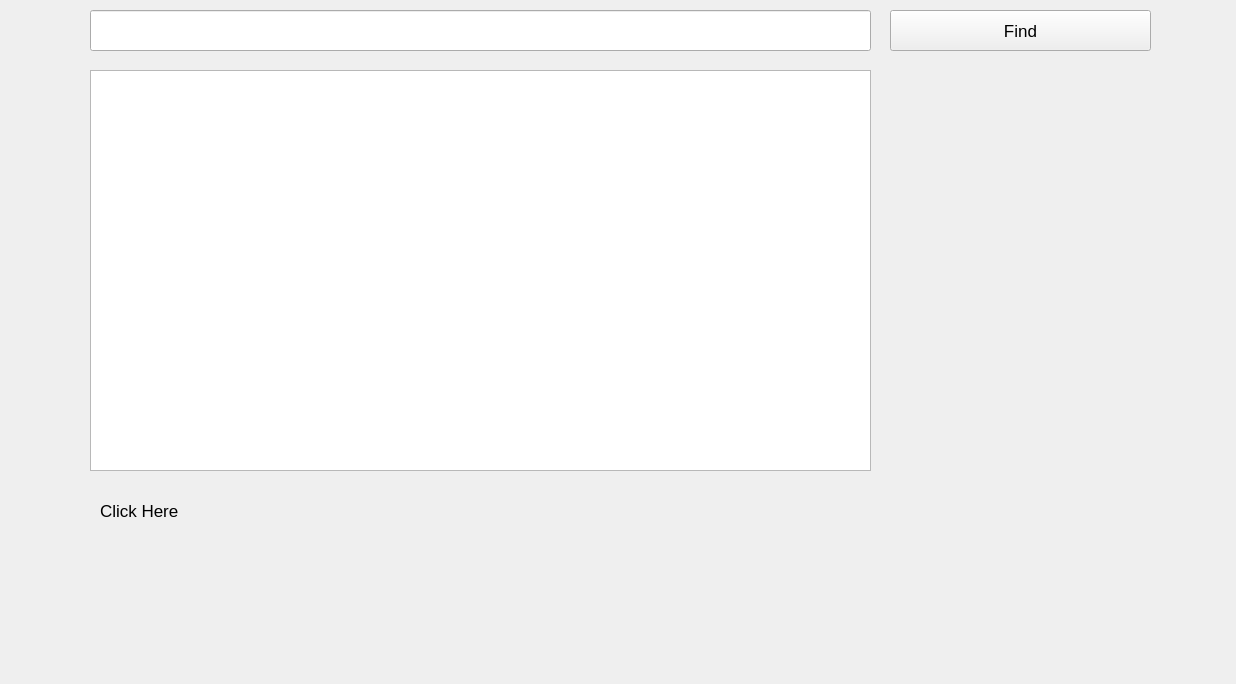
<?xml version="1.0" encoding="UTF-8"?>
<ui version="4.0">
 <class>search</class>
 <widget class="QWidget" name="search">
  <property name="geometry">
   <rect>
    <x>0</x>
    <y>0</y>
    <width>1236</width>
    <height>684</height>
   </rect>
  </property>
  <property name="font">
   <font>
    <pointsize>13</pointsize>
   </font>
  </property>
  <property name="windowTitle">
   <string>search</string>
  </property>
  <widget class="QPlainTextEdit" name="plainTextEdit">
   <property name="geometry">
    <rect>
     <x>90</x>
     <y>70</y>
     <width>781</width>
     <height>401</height>
    </rect>
   </property>
   <property name="plainText">
    <string/>
   </property>
  </widget>
  <widget class="QPushButton" name="Find">
   <property name="geometry">
    <rect>
     <x>890</x>
     <y>10</y>
     <width>261</width>
     <height>41</height>
    </rect>
   </property>
   <property name="text">
    <string>Find</string>
   </property>
  </widget>
  <widget class="QLineEdit" name="lineEdit">
   <property name="geometry">
    <rect>
     <x>90</x>
     <y>10</y>
     <width>781</width>
     <height>41</height>
    </rect>
   </property>
  </widget>
  <widget class="QLabel" name="label">
   <property name="geometry">
    <rect>
     <x>100</x>
     <y>500</y>
     <width>761</width>
     <height>21</height>
    </rect>
   </property>
   <property name="text">
    <string>Click Here</string>
   </property>
  </widget>
 </widget>
 <layoutdefault spacing="6" margin="11"/>
 <resources/>
 <connections/>
</ui>
